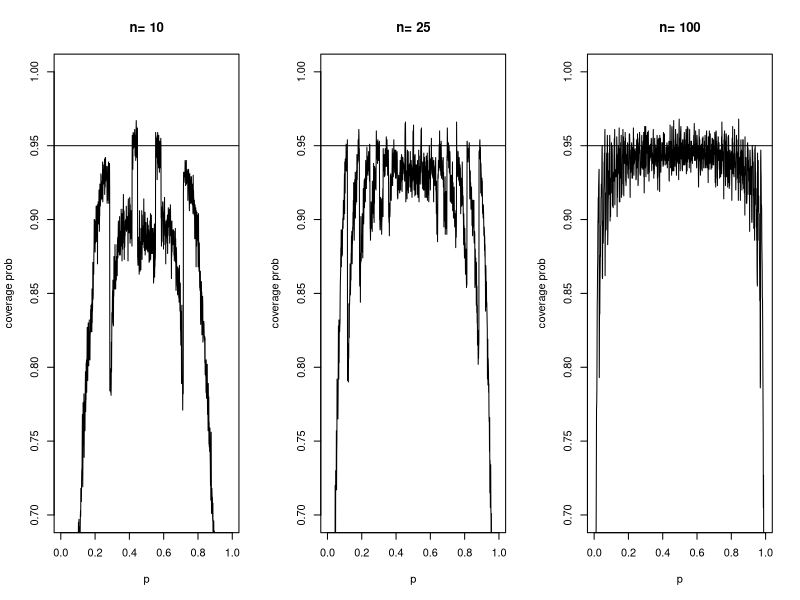
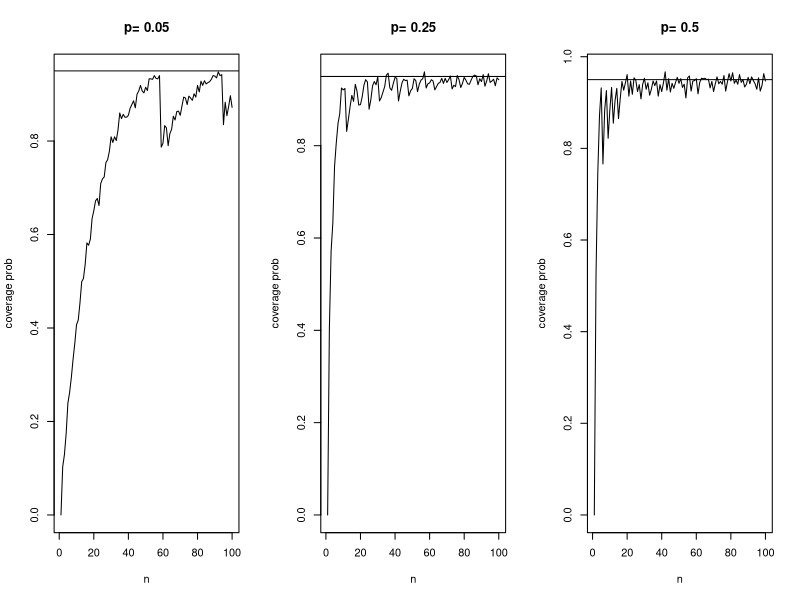
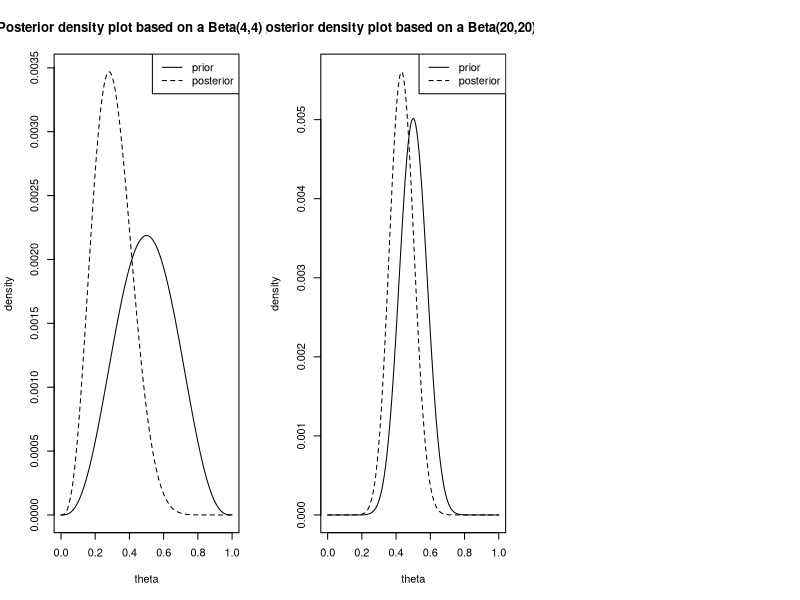

These charts were generated, in order, by the following R code:
## ---- chunk 1
# This function returns a 95% CI for binomial distribution
set.seed(1024)

binom.ci <- function(y,n,p=0.95){
    p.hat <- y/n
    z <- qnorm(1-(1-p)/2)
    return(cbind(p.hat-z*sqrt(p.hat*(1-p.hat)/n),
             p.hat+z*sqrt(p.hat*(1-p.hat)/n)))
}

simulation <- function(n,p,m=1000){
  y <- rbinom(m,n,p)
  ci <- binom.ci(y,n)
  coverage.prob <- mean(ci[,1]<p&p<ci[,2])
  return(coverage.prob)
}

n <- c(10,25,100)
p <- c(0.05,0.25,0.5)

for (i in n){
  for (j in p){
    print(c(i, j, simulation(i,j)))
  }
}
## ---- chunk 2
n.cont <- seq(1,100,1)
p.cont <- seq(0.001,0.999,0.001)

par(mfrow=c(1,3))

# fixed p, different n
for (j in n){
    cvg <- c()
    for (i in 1:length(p.cont)){
        cvg[i] <- simulation(j,p.cont[i])
    }
    plot(p.cont,cvg,type='l',xlab='p',ylab='coverage prob',
         main=paste('n=',j),ylim=c(0.7,1))
    abline(h=0.95)
}

# fixed n, different p
for (j in p){
  cvg <- c()
  for (i in 1:length(n.cont)){
    cvg[i] <- simulation(n.cont[i],j)
  }
  plot(n.cont,cvg,type='l',xlab='n',ylab='coverage prob',
       main=paste('p=',j))
  abline(h=0.95)
}
## ---- chunk 3
integrate(function(x){x^3*(1-x)^13+10*x^4*(1-x)^12+45*x^5*(1-x)^11},0,1)
(K <- 1/0.00103426)

theta <- seq(0,1,0.001)
prior <- dbeta(theta,4,4)/sum(dbeta(theta,4,4))
posterior <- K*prior*(dbinom(0,10,theta)+dbinom(1,10,theta)+dbinom(2,10,theta))
posterior <- posterior/sum(posterior)
plot(theta,posterior,type='l',xlab='theta',ylab='density',cex=1.5,
     lty=2,main="Posterior density plot based on a Beta(4,4) prior")
lines(theta,prior,cex=1.5,lty=1)
legend('topright',c('prior','posterior'),lty=c(1,2))
## ---- chunk 4
sum(posterior*theta)
## ---- chunk 5
sum(posterior*theta^2)-(sum(posterior*theta))^2
## ---- chunk 6
post.cum <- cumsum(posterior*theta) / sum(posterior*theta)
theta[which(post.cum >= 0.025)[1]]   # lower boundary
theta[which(post.cum >= 0.975)[1]-1] # upper boundary
## ---- chunk 7
integrate(function(x){x^19*(1-x)^29+10*x^20*(1-x)^28+45*x^21*(1-x)^27},0,1)
(K2 <- 1/5.511871e-14)

prior2 <- dbeta(theta,20,20)/sum(dbeta(theta,20,20))
posterior2 <- K2*prior2*(dbinom(0,10,theta)+dbinom(1,10,theta)+dbinom(2,10,theta))
posterior2 <- posterior2/sum(posterior2)
plot(theta,posterior2,type='l',xlab='theta',ylab='density',
     cex=1.5,lty=2,main="Posterior density plot based on a Beta(20,20) prior")
lines(theta,prior2,cex=1.5,lty=1)
legend('topright',c('prior','posterior'),lty=c(1,2))
sum(posterior2*theta)
sum(posterior2*theta^2)-(sum(posterior2*theta))^2 # variance
post.cum2 <- cumsum(posterior2*theta) / sum(posterior2*theta)
theta[which(post.cum2 >= 0.025)[1]]   # lower boundary
theta[which(post.cum2 >= 0.975)[1]-1] # upper boundary
## ---- chunk 8
k.reciprocal <- 0
for (n in 159:1000){
  k.reciprocal <- k.reciprocal + (1/n)*(199/200)^n
}
k.reciprocal
1/k.reciprocal
## ---- chunk 9
variance <- 0
for (n in 159:1000){
  variance <- variance + (n-288.4362)^2*3.2*(1/n)*(199/200)^n
}
(sd <- sqrt(variance))
## ---- chunk 10
lambda <- c(0.5,1,1.5,2,2.5,3)
lambda.prob <- c(0.1,0.2,0.3,0.2,0.15,0.05)

truck.post <- c()
for (i in 1:6){
  truck.post[i] <- exp(-6*lambda[i])*(6*lambda[i])^12*lambda.prob[i]
}
truck.post <- truck.post/sum(truck.post)
truck.post
## ---- chunk 11
pred.post <- 0
for (i in 1:6){
  pred.post <- pred.post + exp(-7*lambda[i])*truck.post[i]
}
pred.post
